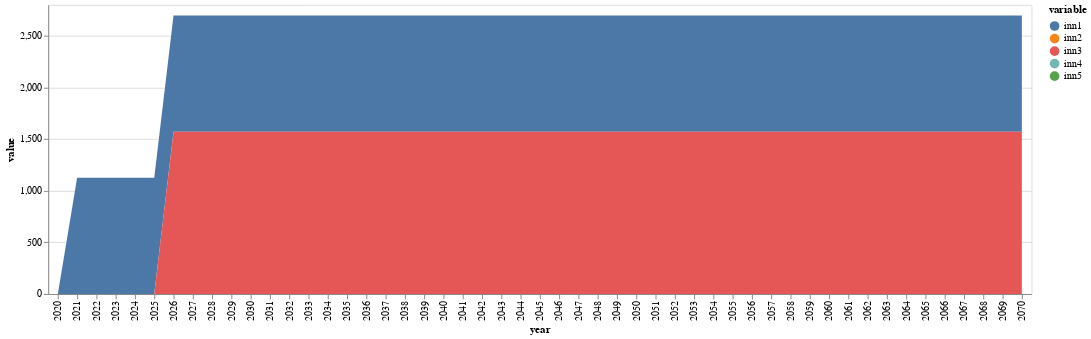

The notebook cell saved with this chart:
### Code cell
sNames = ["conv","inn1","inn2","inn3","inn4","inn5"]
xLabels = []
for i in 2020:2070
    push!(xLabels,string(i))
end

df = DataFrame(year=xLabels, conv=conv, inn1=inn_co2[1,:],inn2=inn_co2[2,:],inn3=inn_co2[3,:],inn4=inn_co2[4,:],inn5=inn_co2[5,:])

df |> stack |> @vlplot(:area, x=:year, y={:value, stack=:zero}, color="variable:n")

### Figure 1 — Vega-Lite specification as saved in the notebook (floating-point values rounded to 4 significant figures; data arrays with more than 128 entries replaced by an {"elided": "..."} marker saying what was removed)
{"data": {"values": {"elided": "255 records"}}, "encoding": {"color": {"field": "variable", "type": "nominal"}, "x": {"field": "year"}, "y": {"field": "value", "stack": "zero", "type": "quantitative"}}, "mark": "area"}
